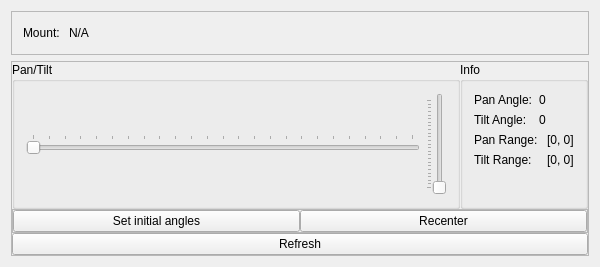
<?xml version="1.0" encoding="UTF-8"?>
<ui version="4.0">
 <class>DockedMountControlsClass</class>
 <widget class="QDockWidget" name="DockedMountControlsClass">
  <property name="geometry">
   <rect>
    <x>0</x>
    <y>0</y>
    <width>600</width>
    <height>267</height>
   </rect>
  </property>
  <property name="windowTitle">
   <string>Mount Controls</string>
  </property>
  <widget class="QWidget" name="contents">
   <layout class="QVBoxLayout" name="verticalLayout">
    <item>
     <layout class="QVBoxLayout" name="verticalLayout_2">
      <item>
       <widget class="QFrame" name="frameMountName">
        <property name="frameShape">
         <enum>QFrame::Shape::StyledPanel</enum>
        </property>
        <property name="frameShadow">
         <enum>QFrame::Shadow::Raised</enum>
        </property>
        <layout class="QHBoxLayout" name="horizontalLayout_2">
         <item>
          <widget class="QLabel" name="label">
           <property name="text">
            <string>Mount: </string>
           </property>
          </widget>
         </item>
         <item>
          <widget class="QLabel" name="labelMountName">
           <property name="text">
            <string>N/A</string>
           </property>
          </widget>
         </item>
         <item>
          <spacer name="horizontalSpacer">
           <property name="orientation">
            <enum>Qt::Orientation::Horizontal</enum>
           </property>
           <property name="sizeHint" stdset="0">
            <size>
             <width>434</width>
             <height>20</height>
            </size>
           </property>
          </spacer>
         </item>
        </layout>
       </widget>
      </item>
      <item>
       <widget class="QFrame" name="frameControls">
        <property name="frameShape">
         <enum>QFrame::Shape::StyledPanel</enum>
        </property>
        <property name="frameShadow">
         <enum>QFrame::Shadow::Raised</enum>
        </property>
        <layout class="QGridLayout" name="gridLayout">
         <property name="leftMargin">
          <number>0</number>
         </property>
         <property name="topMargin">
          <number>0</number>
         </property>
         <property name="rightMargin">
          <number>0</number>
         </property>
         <property name="bottomMargin">
          <number>0</number>
         </property>
         <property name="spacing">
          <number>0</number>
         </property>
         <item row="1" column="0" colspan="2">
          <widget class="QFrame" name="frameButtons">
           <property name="frameShape">
            <enum>QFrame::Shape::StyledPanel</enum>
           </property>
           <property name="frameShadow">
            <enum>QFrame::Shadow::Raised</enum>
           </property>
           <layout class="QHBoxLayout" name="horizontalLayout_3">
            <property name="spacing">
             <number>0</number>
            </property>
            <property name="leftMargin">
             <number>0</number>
            </property>
            <property name="topMargin">
             <number>0</number>
            </property>
            <property name="rightMargin">
             <number>0</number>
            </property>
            <property name="bottomMargin">
             <number>0</number>
            </property>
            <item>
             <widget class="QPushButton" name="buttonSetInitialAngles">
              <property name="text">
               <string>Set initial angles</string>
              </property>
             </widget>
            </item>
            <item>
             <widget class="QPushButton" name="buttonRecenter">
              <property name="text">
               <string>Recenter</string>
              </property>
             </widget>
            </item>
           </layout>
          </widget>
         </item>
         <item row="0" column="0">
          <widget class="QGroupBox" name="groupSliders">
           <property name="title">
            <string>Pan/Tilt</string>
           </property>
           <layout class="QHBoxLayout" name="horizontalLayout">
            <item>
             <widget class="QSlider" name="sliderPan">
              <property name="maximum">
               <number>360</number>
              </property>
              <property name="orientation">
               <enum>Qt::Orientation::Horizontal</enum>
              </property>
              <property name="tickPosition">
               <enum>QSlider::TickPosition::TicksAbove</enum>
              </property>
              <property name="tickInterval">
               <number>15</number>
              </property>
             </widget>
            </item>
            <item>
             <widget class="QSlider" name="sliderTilt">
              <property name="maximum">
               <number>360</number>
              </property>
              <property name="pageStep">
               <number>15</number>
              </property>
              <property name="orientation">
               <enum>Qt::Orientation::Vertical</enum>
              </property>
              <property name="tickPosition">
               <enum>QSlider::TickPosition::TicksAbove</enum>
              </property>
              <property name="tickInterval">
               <number>15</number>
              </property>
             </widget>
            </item>
           </layout>
          </widget>
         </item>
         <item row="0" column="1">
          <widget class="QGroupBox" name="groupBox_2">
           <property name="title">
            <string>Info</string>
           </property>
           <layout class="QGridLayout" name="gridLayout_2">
            <item row="3" column="2">
             <widget class="QLabel" name="labelTiltRange">
              <property name="text">
               <string>[0, 0]</string>
              </property>
             </widget>
            </item>
            <item row="1" column="0">
             <widget class="QLabel" name="label_5">
              <property name="text">
               <string>Tilt Angle:</string>
              </property>
             </widget>
            </item>
            <item row="0" column="1" colspan="2">
             <widget class="QLabel" name="labelPanAngle">
              <property name="text">
               <string>0</string>
              </property>
             </widget>
            </item>
            <item row="1" column="1" colspan="2">
             <widget class="QLabel" name="labelTiltAngle">
              <property name="text">
               <string>0</string>
              </property>
             </widget>
            </item>
            <item row="0" column="0">
             <widget class="QLabel" name="label_3">
              <property name="text">
               <string>Pan Angle:</string>
              </property>
             </widget>
            </item>
            <item row="2" column="0" colspan="2">
             <widget class="QLabel" name="label_2">
              <property name="text">
               <string>Pan Range: </string>
              </property>
             </widget>
            </item>
            <item row="2" column="2">
             <widget class="QLabel" name="labelPanRange">
              <property name="text">
               <string>[0, 0]</string>
              </property>
             </widget>
            </item>
            <item row="3" column="0" colspan="2">
             <widget class="QLabel" name="label_4">
              <property name="text">
               <string>Tilt Range: </string>
              </property>
             </widget>
            </item>
            <item row="4" column="0" colspan="3">
             <spacer name="verticalSpacer">
              <property name="orientation">
               <enum>Qt::Orientation::Vertical</enum>
              </property>
              <property name="sizeHint" stdset="0">
               <size>
                <width>20</width>
                <height>40</height>
               </size>
              </property>
             </spacer>
            </item>
           </layout>
          </widget>
         </item>
         <item row="2" column="0" colspan="2">
          <widget class="QPushButton" name="buttonRefresh">
           <property name="text">
            <string>Refresh</string>
           </property>
          </widget>
         </item>
        </layout>
       </widget>
      </item>
     </layout>
    </item>
   </layout>
  </widget>
 </widget>
 <layoutdefault spacing="6" margin="11"/>
 <resources/>
 <connections/>
</ui>
